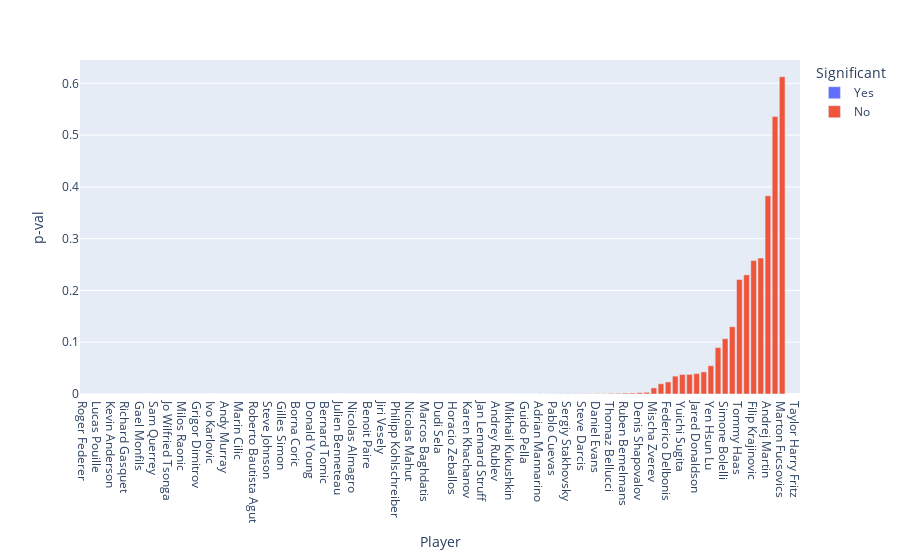

The notebook cell this image was saved under:
### Code cell
strks_pts_sorted = strks_pts.sort_values('p-val')
fig = px.bar(strks_pts_sorted, x='Player', y='p-val', color='Significant')
#fig.update_xaxes(visible=False, showticklabels=True)
fig.show()

### Figure 1 — Plotly figure (JSON) as saved in the notebook; plotly's stock layout.template omitted (floating-point values rounded to 4 significant figures)
{"data": [{"alignmentgroup": "True", "hovertemplate": "Significant=Yes<br>Player=%{x}<br>p-val=%{y}<extra></extra>", "legendgroup": "Yes", "marker": {"color": "#636efa"}, "name": "Yes", "offsetgroup": "Yes", "orientation": "v", "showlegend": true, "textposition": "auto", "type": "bar", "x": ["Roger Federer", "Feliciano Lopez", "Lucas Pouille", "Gilles Muller", "Kevin Anderson", "John Isner", "Richard Gasquet", "Dominic Thiem", "Gael Monfils", "Nick Kyrgios", "Sam Querrey", "Tomas Berdych", "Jo Wilfried Tsonga", "Alexander Zverev", "Milos Raonic", "Kei Nishikori", "Grigor Dimitrov", "Stan Wawrinka", "Ivo Karlovic", "Rafael Nadal", "Andy Murray", "Novak Djokovic", "Marin Cilic", "David Ferrer", "Roberto Bautista Agut", "Jack Sock", "Steve Johnson", "David Goffin", "Gilles Simon", "Vasek Pospisil", "Borna Coric", "Fernando Verdasco", "Donald Young", "Denis Istomin", "Bernard Tomic", "Alexandr Dolgopolov", "Julien Benneteau", "Fabio Fognini", "Nicolas Almagro", "Jerzy Janowicz", "Benoit Paire", "Andreas Seppi", "Jiri Vesely", "Lukas Rosol", "Philipp Kohlschreiber", "Tommy Robredo", "Nicolas Mahut", "Pablo Carreno Busta", "Marcos Baghdatis", "Jeremy Chardy", "Dudi Sela", "Dustin Brown", "Horacio Zeballos", "Andrey Kuznetsov", "Karen Khachanov", "Juan Martin Del Potro", "Jan Lennard Struff", "Aljaz Bedene", "Andrey Rublev", "Kyle Edmund", "Mikhail Kukushkin", "Radek Stepanek", "Guido Pella", "Leonardo Mayer", "Adrian Mannarino", "Dusan Lajovic", "Pablo Cuevas", "Robin Haase", "Sergiy Stakhovsky", "Ernests Gulbis"], "xaxis": "x", "y": [0, 0, 0, 0, 0, 0, 0, 0, 0, 0, 0, 0, 0, 0, 0, 0, 0, 0, 0, 0, 0, 0, 0, 0, 1.11e-16, 3.331e-16, 5.995e-15, 2.048e-13, 2.826e-12, 5.35e-12, 2.959e-10, 8.631e-10, 1.309e-09, 4.785e-09, 6.643e-09, 8.543e-09, 8.855e-09, 1.193e-08, 1.576e-08, 2.122e-08, 3.671e-08, 1.09e-07, 1.485e-07, 1.693e-07, 2.557e-07, 2.873e-07, 3.825e-07, 4.003e-07, 4.246e-07, 4.907e-07, 9.178e-07, 1.155e-06, 1.506e-06, 3.72e-06, 2.118e-05, 2.713e-05, 3.051e-05, 4.128e-05, 5.142e-05, 7.077e-05, 7.951e-05, 0.0001069, 0.0001253, 0.000149, 0.0001906, 0.000301, 0.0003017, 0.0003825, 0.0003866, 0.0003987], "yaxis": "y"}, {"alignmentgroup": "True", "hovertemplate": "Significant=No<br>Player=%{x}<br>p-val=%{y}<extra></extra>", "legendgroup": "No", "marker": {"color": "#EF553B"}, "name": "No", "offsetgroup": "No", "orientation": "v", "showlegend": true, "textposition": "auto", "type": "bar", "x": ["Steve Darcis", "Juan Monaco", "Daniel Evans", "John Millman", "Thomaz Bellucci", "Nikoloz Basilashvili", "Ruben Bemelmans", "Ryan Harrison", "Denis Shapovalov", "Viktor Troicki", "Mischa Zverev", "Damir Dzumhur", "Federico Delbonis", "Daniil Medvedev", "Yuichi Sugita", "Martin Klizan", "Jared Donaldson", "Hyeon Chung", "Yen Hsun Lu", "Florian Mayer", "Simone Bolelli", "Darian King", "Tommy Haas", "Yoshihito Nishioka", "Filip Krajinovic", "Albert Ramos", "Andrej Martin", "Peter Gojowczyk", "Marton Fucsovics", "Diego Sebastian Schwartzman", "Taylor Harry Fritz"], "xaxis": "x", "y": [0.0005098, 0.0005139, 0.0005849, 0.0006265, 0.001274, 0.001289, 0.001681, 0.001824, 0.002581, 0.003194, 0.01182, 0.01976, 0.02334, 0.03447, 0.03767, 0.03792, 0.03938, 0.04265, 0.05465, 0.08966, 0.1068, 0.1299, 0.2212, 0.2302, 0.2577, 0.2626, 0.383, 0.5359, 0.6129, null, null], "yaxis": "y"}], "layout": {"barmode": "relative", "legend": {"title": {"text": "Significant"}, "tracegroupgap": 0}, "margin": {"t": 60}, "xaxis": {"anchor": "y", "domain": [0, 1], "title": {"text": "Player"}}, "yaxis": {"anchor": "x", "domain": [0, 1], "title": {"text": "p-val"}}}}
